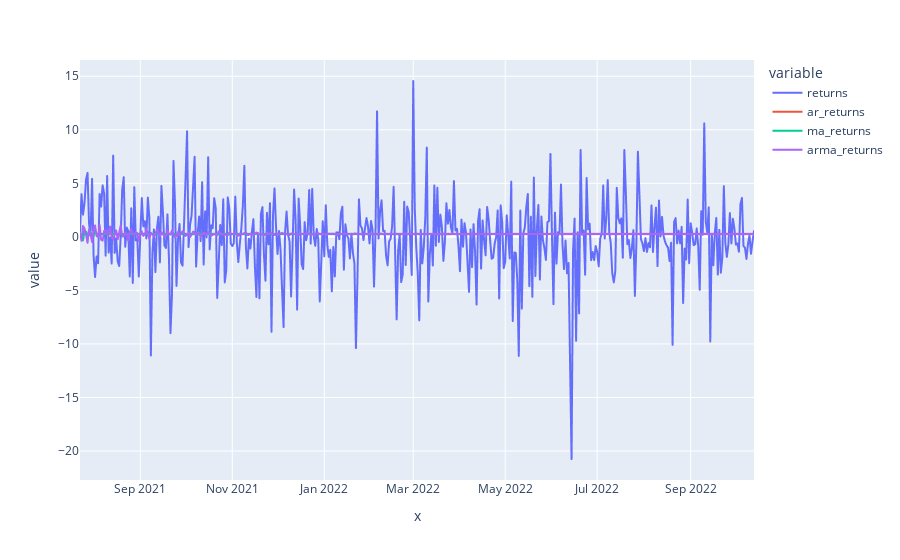

Source (notebook cell):
### Code cell
px.line(df_test,x=df_test.index.to_timestamp(),y=["returns","ar_returns","ma_returns","arma_returns"])

### Figure 1 — Plotly figure (JSON) as saved in the notebook; plotly's stock layout.template omitted (floating-point values rounded to 4 significant figures; data arrays with more than 128 entries replaced by an {"elided": "..."} marker saying what was removed)
{"data": [{"hovertemplate": "variable=returns<br>x=%{x}<br>value=%{y}<extra></extra>", "legendgroup": "returns", "line": {"color": "#636efa", "dash": "solid"}, "marker": {"symbol": "circle"}, "mode": "lines", "name": "returns", "showlegend": true, "type": "scattergl", "x": {"elided": "447 str values"}, "xaxis": "x", "y": {"elided": "447 float values"}, "yaxis": "y"}, {"hovertemplate": "variable=ar_returns<br>x=%{x}<br>value=%{y}<extra></extra>", "legendgroup": "ar_returns", "line": {"color": "#EF553B", "dash": "solid"}, "marker": {"symbol": "circle"}, "mode": "lines", "name": "ar_returns", "showlegend": true, "type": "scattergl", "x": {"elided": "447 str values"}, "xaxis": "x", "y": {"elided": "447 float values"}, "yaxis": "y"}, {"hovertemplate": "variable=ma_returns<br>x=%{x}<br>value=%{y}<extra></extra>", "legendgroup": "ma_returns", "line": {"color": "#00cc96", "dash": "solid"}, "marker": {"symbol": "circle"}, "mode": "lines", "name": "ma_returns", "showlegend": true, "type": "scattergl", "x": {"elided": "447 str values"}, "xaxis": "x", "y": {"elided": "447 float values"}, "yaxis": "y"}, {"hovertemplate": "variable=arma_returns<br>x=%{x}<br>value=%{y}<extra></extra>", "legendgroup": "arma_returns", "line": {"color": "#ab63fa", "dash": "solid"}, "marker": {"symbol": "circle"}, "mode": "lines", "name": "arma_returns", "showlegend": true, "type": "scattergl", "x": {"elided": "447 str values"}, "xaxis": "x", "y": {"elided": "447 float values"}, "yaxis": "y"}], "layout": {"legend": {"title": {"text": "variable"}, "tracegroupgap": 0}, "margin": {"t": 60}, "xaxis": {"anchor": "y", "domain": [0, 1], "title": {"text": "x"}}, "yaxis": {"anchor": "x", "domain": [0, 1], "title": {"text": "value"}}}}
